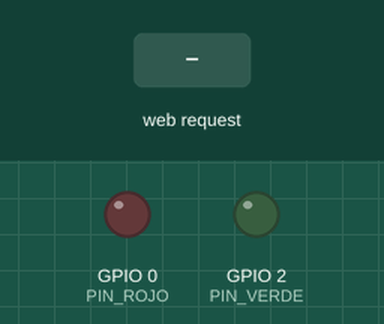
This sketch was run on a simulated ESP8266 (NodeMCU). On the bench: output pins drawn as LEDs (lit = HIGH). The test bench sets the inputs (shaded band). WiFi joins after 1.5 s; servers stay silent unless stated.

Above: at 2.7 s.
2.8 s: HTTP request GET /health?percent=1 received
At 4.0 s:
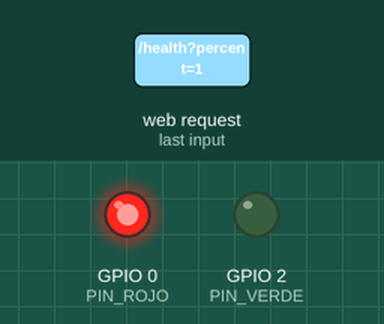
4.3 s: HTTP request GET /health?percent=120 received
At 5.1 s:
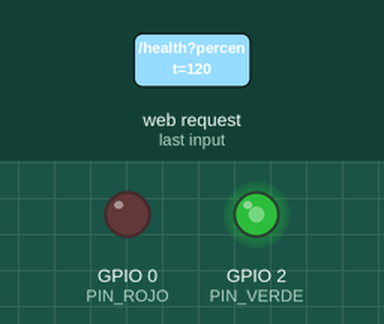
5.8 s: HTTP request GET /manual?r=120&g=120&percent=120 received
At 6.3 s:
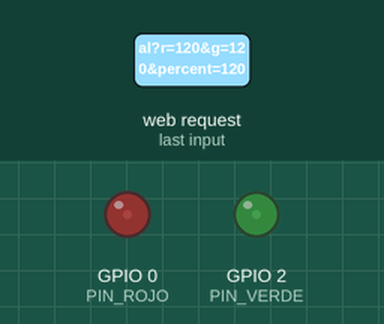
7.3 s: HTTP request GET /health?percent=0 received
At 8.6 s:
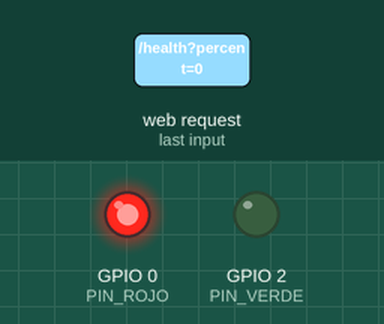
Timing chart, 0 to 9.8 s (numbered marks = the images above; inputs shaded):
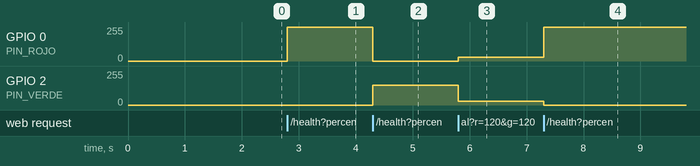

The sketch:

ESP01_WoW_RGB.ino
```cpp
#include <ESP8266WiFi.h>
#include <ESP8266WebServer.h>
#include <DNSServer.h>          // Necesaria para que WiFiManager pueda redirigir al usuario
#include <ESP8266mDNS.h>        // Viene integrada para usar nombres (.local)
#include <WiFiManager.h>        // gestiona la conexión


// CONFIGURACION:

ESP8266WebServer server(80); //set port 80 (http)

// pines para el ESP-01:
const int PIN_ROJO = 0;
const int PIN_VERDE = 2;

// AJUSTE DE COLOR
const int MAX_RED_PWM = 1023;
const int MAX_GREEN_PWM = 600; //mejoro la transicion

// FUNCION PARA CONTROL MANUAL
void handleManual() {
    if (server.hasArg("r") && server.hasArg("g")) {
        int r = server.arg("r").toInt();
        int g = server.arg("g").toInt();
        // Limitar por seguridad
        r = constrain(r, 0, 1023);
        g = constrain(g, 0, 1023);

        analogWrite(PIN_ROJO, r);
        analogWrite(PIN_VERDE, g);
        server.send(200, "text/plain", "Manual OK");
    } else {
        server.send(400, "text/plain", "Faltan datos");
    }
}

void setHealthColor(int hp) {
    int targetR, targetG;

    if (hp > 50) {
        targetG = MAX_GREEN_PWM;
        //50% rojo al max (amarillo). En 100% rojo 0 (Verde)
        targetR = map(hp, 50, 100, MAX_RED_PWM, 0);

    } else {
        targetR = MAX_RED_PWM;
        if (hp <= 10) {
             // Si es 10% o menos rojo puro
            targetG = 0;
        } else {
            // Al 11% empieza a subir el verde.
            targetG = map(hp, 10, 50, 0, MAX_GREEN_PWM);
        }
    }
    analogWrite(PIN_ROJO, targetR);
    analogWrite(PIN_VERDE, targetG);
}

void handleHealth() {
    if (server.hasArg("percent")) {
        int hp = server.arg("percent").toInt();
        hp = constrain(hp, 0, 100);
        setHealthColor(hp);
        server.send(200, "text/plain", "OK");
    } else {
        server.send(400, "text/plain", "Falta parametro percent");
    }
}

void setup() {
    analogWriteRange(1023);

    pinMode(PIN_ROJO, OUTPUT);
    pinMode(PIN_VERDE, OUTPUT);

    // Init apagados
    analogWrite(PIN_ROJO, 0);
    analogWrite(PIN_VERDE, 0);

    // Init WiFiManager
    WiFiManager wifiManager;

    // - Intenta conectarse al último WiFi guardado.
    // - Si falla, crea una red llamada "WoWRGB".
    // - En wowrgb.local configuras la red y le das la clave
    // - Si conecta, guarda la clave y se reinicia.

    if (!wifiManager.autoConnect("WoWRGB")) {
        ESP.reset();
        delay(2000); //para darle tiempo a que ejecuta el reset
    }

    // Init mDNS
    // Servicio que responde a "wowrgb.local"
    MDNS.begin("WoWRGB");

    server.on("/health", handleHealth);

    // RUTA MANUAL
    server.on("/manual", handleManual);
    //------------------------------------

    server.begin();
}

void loop() {
    MDNS.update(); // Procesa las peticiones .local en ejecucion
    server.handleClient();
}
```

Measured:
- after the input at 2.8 s, GPIO 0 (PIN_ROJO): 0/255 → 255/255 at once
- after the input at 4.3 s, GPIO 0 (PIN_ROJO): 255/255 → 0/255 at once; GPIO 2 (PIN_VERDE): 0/255 → 149/255 at once
- after the input at 5.8 s, GPIO 0 (PIN_ROJO): 0/255 → 29/255 at once; GPIO 2 (PIN_VERDE): 149/255 → 29/255 at once
- after the input at 7.3 s, GPIO 0 (PIN_ROJO): 29/255 → 255/255 at once; GPIO 2 (PIN_VERDE): 29/255 → 0/255 at once
